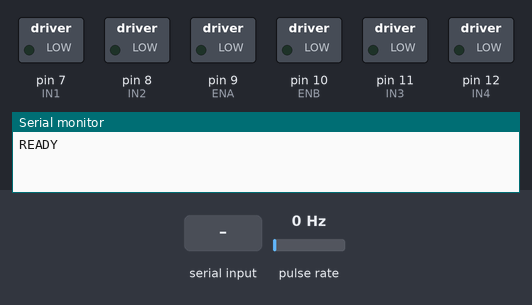
This sketch was run on a simulated Arduino Uno, built with avr-gcc and run on an emulated ATmega328P. Parts: switched loads named in the sketch (green lamp = pin HIGH), the last lines printed to the serial monitor. Wiring (inferred from the names in the program): pulse sensor: data pin 2. The inputs (shaded band) are chosen by the test bench; at power-on: pulse rate 0 Hz.

Above: at 1.4 s.
1.5 s: "30,150\n" received over Serial
At 1.9 s:
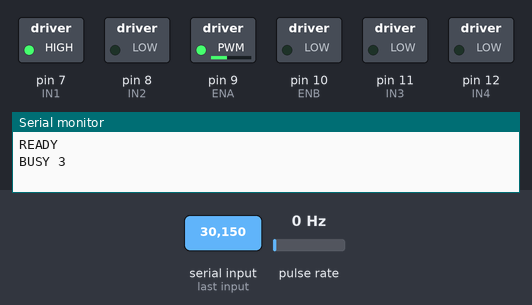
At 4.4 s:
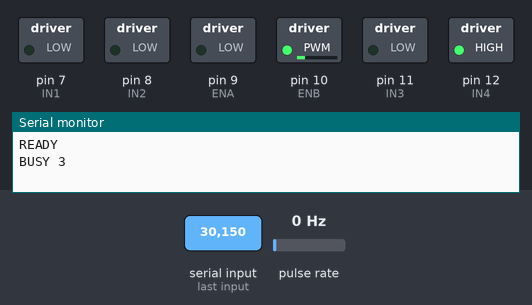
4.5 s: pulse rate (sensor on pin 2) set to 142 Hz
At 7.38 s:
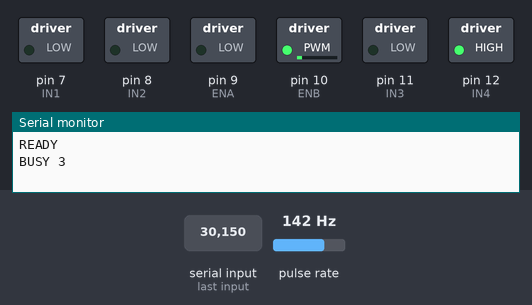
7.5 s: pulse rate (sensor on pin 2) set to 147 Hz
Timing chart, 0 to 10.5 s (numbered marks = the images above; inputs shaded):
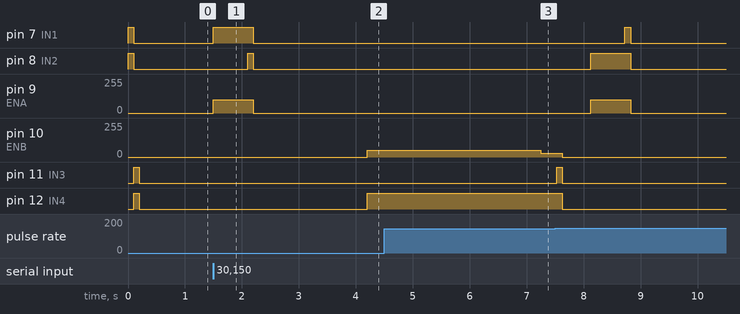

Measured:
- after the input at 1.5 s, pin 7 (IN1): LOW → HIGH at once, → LOW 0.70 s later; pin 8 (IN2): LOW → HIGH after 0.60 s, → LOW 0.10 s later; pin 9 (ENA): 0/255 → 100/255 at once, → 0/255 0.70 s later; pin 10 (ENB): 0/255 → 50/255 after 2.7 s; pin 12 (IN4): LOW → HIGH after 2.7 s
- after the input at 4.5 s, pin 10 (ENB): 50/255 → 30/255 after 2.7 s

The sketch:

dispenser.ino
```cpp
// Connect-4 dispenser sketch, rebuilt from our final course report.
//
// The sketch that ran in our demo was not kept. This file follows the
// report's actuation sequence and carriage drive time per column, both
// reproduced in paper/supplement.tex (Fig. 2 and Table II). What the listing
// does not give (the pins, the motor speeds, READY and ERR on serial) comes
// from the team's earlier sketch, which released the token first; it is in
// this file's git history.
//
// Serial input from the Pi: one ASCII digit '1'..'7' per move. Per move:
//   1. Drive the carriage (the moving rod) for the column's time. At rest the
//      rod waits out of the board, past the storage end, so every hole is
//      open for the player. Column 1 sits under the chute and needs no move;
//      for column N the rod slides out over columns 1 to N-1. Hard-brake,
//      then hold 2 s.
//   2. Turn the magazine motor 430 encoder pulses, fast and then slow for the
//      last 40, to push out one token. Nothing holds the token: it rolls along
//      the rod by gravity and drops through the first open hole, column N.
//   3. Wait 0.5 s, then drive the carriage back home, out of the board.

// ── Carriage / moving rod (TT motor on L298N OUT1/OUT2) ──────────────────────
const int ENA = 9;
const int IN1 = 7;
const int IN2 = 8;
const int carriageSpeed = 100;
const long columnDurations[7] = {
  0,    // column 1
  330,  // column 2
  600,  // column 3
  900,  // column 4
  1200, // column 5
  1500, // column 6
  1800  // column 7
};

// ── Magazine / token release motor (encoder motor on L298N OUT3/OUT4) ──────
const int ENB = 10;
const int IN3 = 11;
const int IN4 = 12;
const int encoderPin = 2;
volatile long pulses = 0;
const long targetPulses = 430;  // about 1.075 turns at 400 counts per turn
const int magFastSpeed = 50;
const int magSlowSpeed = 30;
const long slowDownWindow = 40;

// ── Timing ────────────────────────────────────────────────────────────────────
const unsigned long carriageHoldMs = 2000;
const unsigned long releaseWaitMs = 500;
const unsigned long hardBrakeMs = 100;

bool busy = false;

void setup() {
  Serial.begin(9600);

  pinMode(ENA, OUTPUT);
  pinMode(IN1, OUTPUT);
  pinMode(IN2, OUTPUT);

  pinMode(ENB, OUTPUT);
  pinMode(IN3, OUTPUT);
  pinMode(IN4, OUTPUT);

  pinMode(encoderPin, INPUT_PULLUP);
  attachInterrupt(digitalPinToInterrupt(encoderPin), countPulse, RISING);

  stopCarriage();
  stopMagazine();
  Serial.println("READY");
}

void loop() {
  if (Serial.available() <= 0 || busy) {
    return;
  }

  char input = Serial.read();
  if (input < '1' || input > '7') {
    Serial.print("ERR invalid command: ");
    Serial.println(input);
    flushSerialLine();
    return;
  }

  flushSerialLine();
  int column = input - '0';
  executeColumnCycle(column);
}

void countPulse() {
  pulses++;
}

// The count is 4 bytes and the interrupt can change it mid-read.
long readPulses() {
  noInterrupts();
  long count = pulses;
  interrupts();
  return count;
}

void executeColumnCycle(int column) {
  busy = true;
  Serial.print("BUSY ");
  Serial.println(column);

  long ms = columnDurations[column - 1];

  // 1. Move the carriage to the selected column, then hold.
  driveCarriage(HIGH, LOW, ms);
  delay(carriageHoldMs);

  // 2. Release exactly one token.
  releaseOneToken();
  delay(releaseWaitMs);

  // 3. Retract the carriage to home.
  driveCarriage(LOW, HIGH, ms);

  busy = false;
  Serial.print("DONE ");
  Serial.println(column);
}

void driveCarriage(int in1, int in2, long ms) {
  digitalWrite(IN1, in1);
  digitalWrite(IN2, in2);
  analogWrite(ENA, carriageSpeed);
  delay(ms);
  stopCarriage();
}

void releaseOneToken() {
  noInterrupts();
  pulses = 0;
  interrupts();
  bool slowedDown = false;

  // Counter-clockwise release. Swap IN3/IN4 if physical motion is reversed.
  digitalWrite(IN3, LOW);
  digitalWrite(IN4, HIGH);
  analogWrite(ENB, magFastSpeed);

  long count;
  while ((count = readPulses()) < targetPulses) {
    if (!slowedDown && count >= (targetPulses - slowDownWindow)) {
      analogWrite(ENB, magSlowSpeed);
      slowedDown = true;
    }
  }

  stopMagazine();
  Serial.print("MAG_PULSES ");
  Serial.println(readPulses());
}

void stopCarriage() {
  digitalWrite(IN1, HIGH);
  digitalWrite(IN2, HIGH);
  delay(hardBrakeMs);
  analogWrite(ENA, 0);
  digitalWrite(IN1, LOW);
  digitalWrite(IN2, LOW);
}

void stopMagazine() {
  digitalWrite(IN3, HIGH);
  digitalWrite(IN4, HIGH);
  delay(hardBrakeMs);
  analogWrite(ENB, 0);
  digitalWrite(IN3, LOW);
  digitalWrite(IN4, LOW);
}

void flushSerialLine() {
  while (Serial.available() > 0) {
    Serial.read();
  }
}
```
